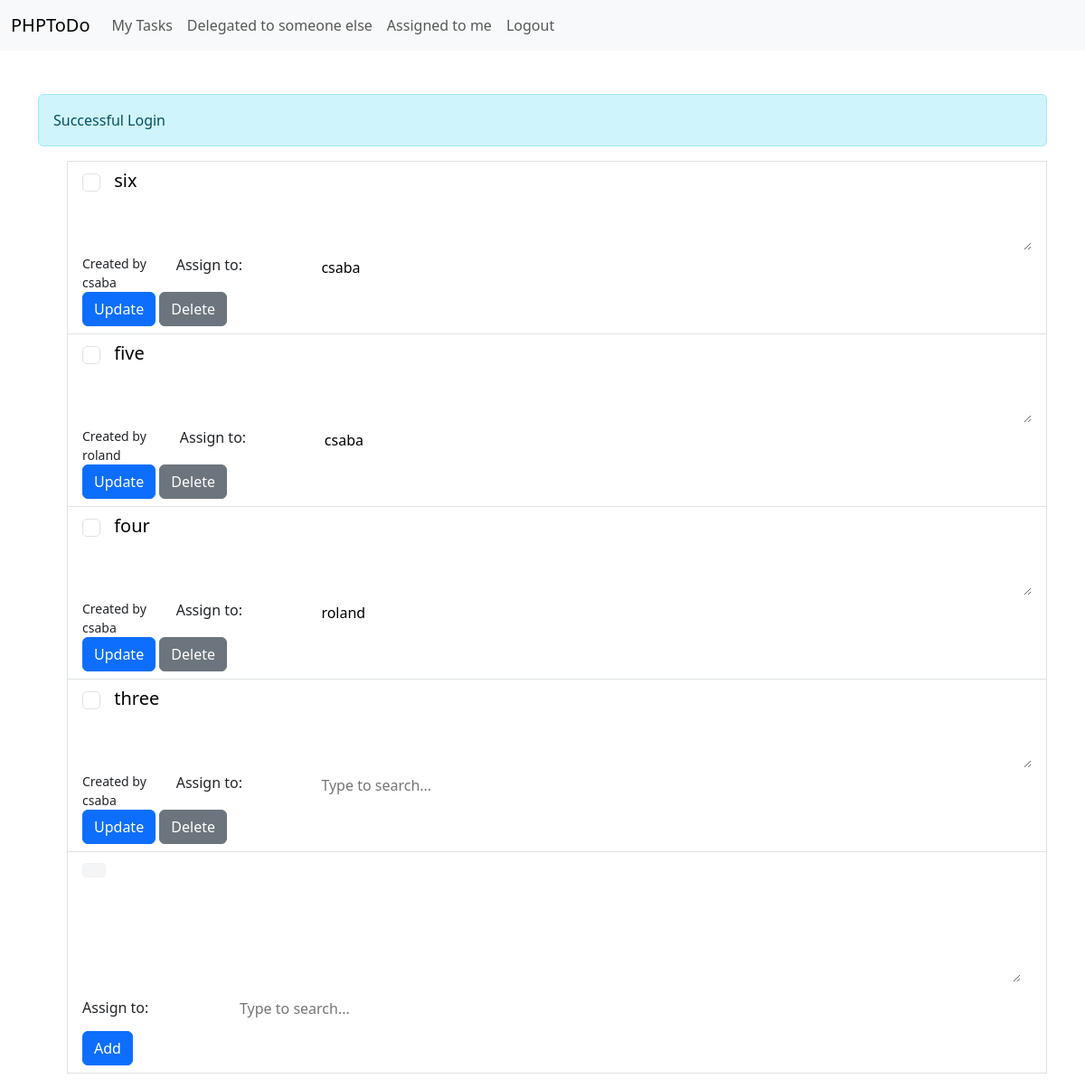
Before: / (signed in) with the older database file.
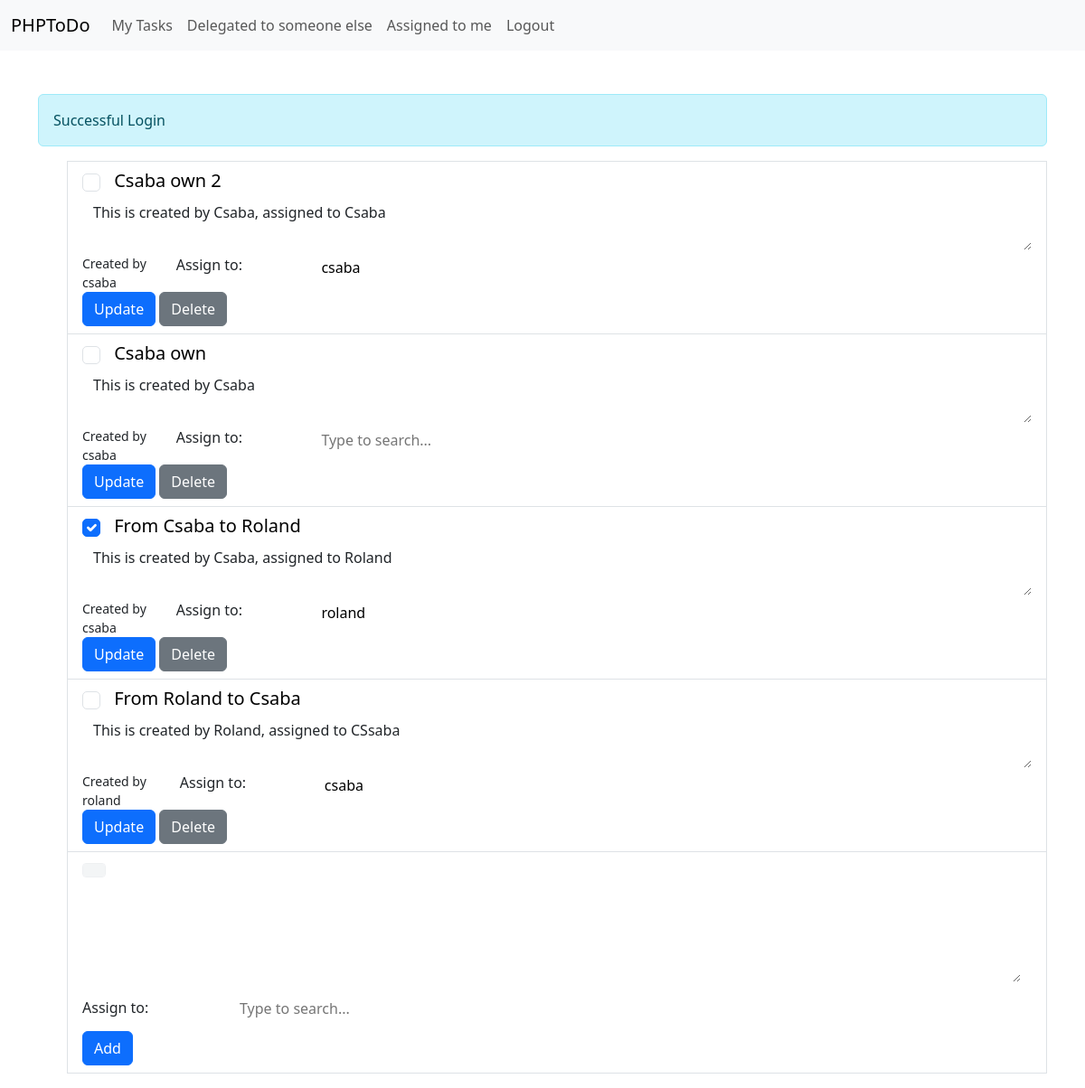
After: the same page with the newer database file.
### tables this page shows
CREATE TABLE "tasks"
(
    id               integer           not null
        constraint tasks_pk
            primary key autoincrement,
    title            TEXT              not null,
    description      TEXT,
    status           integer default 0 not null,
    creator_user_id  integer           not null
        constraint tasks_owner_user_fk
            references users
            on update cascade on delete set null,
    assigned_user_id integer
        constraint tasks_assigned_user_fk
            references users
            on update cascade on delete set null
);

CREATE TABLE "users"
(
    username TEXT    not null,
    id       integer not null
        constraint id
            primary key autoincrement,
    password TEXT    not null
);

### src/controllers/TaskListController.php (called while the page is built, shortened)
<?php
class TaskListController {
  function home(): void {
    $task_list = new TaskList();
    $tasks = $task_list->getCurrentUsersTasks();
    $users = new UserList()->getAll();
    include 'src/views/tasks.php';
  }
}

### src/Router.php (called while the page is built, shortened)
<?php
class Router {
  private array $routes = [];
  function add($method, $path, $controller, $action): void {
    $this->routes[$method][$path] = [$controller, $action];
  }
  function resolve(): string {
    $method = $_SERVER['REQUEST_METHOD'];
    $path = $_SERVER['REQUEST_URI'] ?? '/';
    $path = explode('?', $path)[0];
    $callback = $this->routes[$method][$path] ?? NULL;
    $controller = NULL;
    if ($callback) {
      $controller = new $callback[0]();
    }
    if ($controller) {
      $controller->{$callback[1]}();
      return ob_get_clean();
    }
    return '';
  }
}

### src/Database.php (called while the page is built, shortened)
<?php
class Database {
  private $pdo;
  function __construct() {
    try {
      $this->pdo = new PDO("sqlite:".self::DB_FILE);
      $this->pdo->setAttribute(PDO::ATTR_ERRMODE, PDO::ERRMODE_EXCEPTION);
    } catch (PDOException $exception) {
      die("Connection failed: " . $exception->getMessage());
    }
  }
  function query($query, $params = []) {
    $statement = $this->pdo->prepare($query);
    foreach ($params as $key => $value) {
      $statement->bindValue($key, $value);
    }
    $statement->execute();
    return $statement->fetchAll(PDO::FETCH_ASSOC);
  }
}

### src/models/BaseList.php (called while the page is built, shortened)
<?php
abstract class BaseList {
  function __construct() {
    $this->db = new Database();
  }
}

### src/models/TaskList.php (called while the page is built, shortened)
<?php
class TaskList extends BaseList {
  function getCurrentUsersTasks($pageSize = 100, $pageNumber = 1): array {
    $query = 'SELECT id, title, description, status, creator_user_id, assigned_user_id FROM tasks WHERE creator_user_id = :user_id OR assigned_user_id = :user_id ORDER BY id DESC LIMIT :limit OFFSET :offset';
    $results = $this->db->query($query, [
      'user_id' => Session::currentUser()->id,
      'limit' => $pageSize,
      'offset' => $pageNumber - 1
    ]);
    return $this->processQueryResults($results);
  }
  protected function processQueryResults($results): array {
    $return = [];
    $user_list = new UserList();
    foreach ($results as $task) {
      $return[] = new Task($task['id'], $task['title'], $task['description'], $user_list->getById($task['creator_user_id']), $user_list->getById($task['assigned_user_id']), $task['status']);
    }
    return $return;
  }
}

### src/Session.php (called while the page is built, shortened)
<?php
class Session {
  static public function isLoggedIn() {
    return isset($_SESSION['user_id']);
  }
  public static function currentUser(): User {
    $user_id = $_SESSION['user_id'];
    return new User($user_id);
  }
}

### src/models/User.php (called while the page is built, shortened)
<?php
class User {
  protected $username;
  function __construct($id, $username = '', $password = '') {
    $this->id = $id;
    $this->username = $username;
  }
  function getUsername(): string {
    return $this->username;
  }
}

### src/models/UserList.php (called while the page is built, shortened)
<?php
class UserList extends BaseList {
  function getById($id): ?User {
    $query = 'SELECT id, username, password FROM users WHERE id = :id';
    $users = $this->db->query($query, [':id' => $id]);
    if (count($users) > 0) {
      return new User($users[0]['id'], $users[0]['username'], $users[0]['password']);
    }
    return null;
  }
  function getAll(): array {
    $query = 'SELECT id, username FROM users ORDER BY id DESC';
    $result = $this->db->query($query);
    $users = [];
    foreach ($result as $user) {
      $users[] = new User($user['id'], $user['username']);
    }
    return $users;
  }
}

### src/models/Task.php (called while the page is built, shortened)
<?php
class Task {
  protected ?int $id;
  protected string $title;
  protected ?string $description;
  protected int $status;
  protected ?User $creator;
  protected ?User $assignee;
  function __construct(?int $id, string $title, ?string $description,  ?User $creator, ?User $assignee = null, int $status = 0) {
    $this->id = $id;
    $this->title = $title;
    $this->description = $description;
    $this->status = $status;
    $this->creator = $creator;
    $this->assignee = $assignee;
  }
  public function getId(): int {
    return $this->id;
  }
  public function getTitle(): string {
    return htmlspecialchars($this->title);
  }
  public function getDescription(): ?string {
    if ($this->description == null) return '';
    return htmlspecialchars($this->description);
  }
  public function getCreator(): User {
    return $this->creator;
  }
  public function getAssignee(): ?User {
    return $this->assignee;
  }
  public function getStatus(): int {
    return $this->status;
  }
}

### src/views/tasks.php (the view, shortened to what this page needs)
<div class="list-group">
    <ul>
      <?php foreach ($tasks as $task): ?>
          <li href="#" class="list-group-item list-group-item-action">
              <form id="task-id-<?= $task->getId(); ?>" action="/task"
                    method="post">
                  <div class="d-flex w-100 row">
                      <h5 class="mb-1">
                          <input class="form-check-input me-2"
                                 type="checkbox" value="1"
                            <?php if ($task->getStatus() === 1): echo 'checked'; endif; ?>
                                 id="status"
                                 name="status">
                          <input type="text"
                                 name="title"
                                 class="border-0 col-sm-10"
                                 required
                                 value="<?php echo $task->getTitle(); ?>">
                      </h5>
                  </div>
                  <p class="mb-1"><textarea
                              type="text"
                              name="description"
                              class="border-0 form-control"
                              rows="2"><?php echo $task->getDescription(); ?></textarea>
                  </p>
                  <div class="d-flex w-100 justify-content-between">
                      <small>Created by <?php echo $task->getCreator()
                          ->getUsername() ?></small>
                      <div class="input-group mb-1 row">
                          <label for="assignee" class="col-sm-2">Assign to: </label>
                          <input class="form-label border-0 col-sm-10"
                                 list="assigneeOptions"
                                 name="assignee" id="assignee"
                                 placeholder="Type to search..."
                                 value="<?php if ($task->getAssignee()) echo $task->getAssignee()->getUsername(); ?>">
                      </div>
                  </div>
                  <button class="btn btn-primary">Update</button>
                  <button class="btn btn-secondary" name="delete" value="true">Delete</button>
              </form>
          </li>
      <?php endforeach; ?>
        <li class="list-group-item list-group-item-action">
            <form action="/tasks" method="post">
                <div class="row mb-3">
                    <div class="col-sm-1">
                        <input class="form-check-input form-control"
                               type="checkbox" value=""
                               disabled
                               id="completed">
                    </div>
                    <div class="col-sm-11">
                        <input type="text"
                               name="title"
                               class="border-0 form-control"
                               required
                               value="">
                    </div>
                </div>
                <div class="mb-3 d-flex w-100 row">
                    <textarea
                            type="text"
                            name="description"
                            class="border-0 form-control col-sm-11"
                            rows="3"></textarea>
                </div>
                <div class="input-group mb-1 row">
                    <label for="assignee" class="col-sm-2">Assign to: </label>
                    <input class="form-label border-0 col-sm-10"
                           list="assigneeOptions"
                           name="assignee" id="assignee"
                           placeholder="Type to search...">
                </div>
                <div class="w-100">
                    <button class="btn btn-primary">Add</button>
                </div>
            </form>
        </li>
    </ul>
</div>

### src/FlashMessages.php (shortened to what this page needs)
<?php
class FlashMessages {
  static function get(): array {
    return $_SESSION['flash_messages'] ?? [];
  }
  static function retrieve(): string {
    $messages = '';
    foreach (self::get() as $message) {
      $messages .= "<div class='alert alert-info'>$message</div>";
    }
    return $messages;
  }
}

### index.php (shortened to what this page needs)
<?php
require_once 'src/Database.php';
require_once 'src/FlashMessages.php';
require_once 'src/Router.php';
require_once 'src/Session.php';
require_once 'src/controllers/TaskListController.php';
require_once 'src/models/BaseList.php';
require_once 'src/models/UserList.php';
require_once 'src/models/User.php';
require_once 'src/models/TaskList.php';
require_once 'src/models/Task.php';
$router = new Router();
$router->add('GET', '/', TaskListController::class, 'home');
$router->add('GET', '/delegated', TaskListController::class, 'delegated');
$router->add('GET', '/assigned', TaskListController::class, 'assigned');
$router->add('POST', '/tasks', TaskListController::class, 'create');
$router->add('POST', '/task', TaskListController::class, 'update');
$router->add('GET', '/login', LoginController::class, 'login_screen');
$router->add('GET', '/logout', LoginController::class, 'logout');
$router->add('POST', '/login', LoginController::class, 'login');
$body = $router->resolve();
$messages = FlashMessages::retrieve();
?>
<!DOCTYPE html>
<html lang="en">
<head>
    <link href="https://cdn.jsdelivr.net/npm/bootstrap@5.3.6/dist/css/bootstrap.min.css"
          rel="stylesheet"
>
</head>
<body>
<nav class="navbar navbar-expand-lg bg-body-tertiary mb-5">
    <div class="container-fluid">
        <a class="navbar-brand" href="/">PHPToDo</a>
        <div class="collapse navbar-collapse" id="navbarSupportedContent">
            <ul class="navbar-nav me-auto mb-2 mb-lg-0">
              <?php if (Session::isLoggedIn()): ?>
                <li class="nav-item">
                    <a class="nav-link" href="/">My Tasks</a>
                </li>
                <li class="nav-item">
                    <a class="nav-link" href="/delegated">Delegated to someone else</a>
                </li>
                <li class="nav-item">
                    <a class="nav-link" href="/assigned">Assigned to me</a>
                </li>
                <li class="nav-item">
                    <a class="nav-link" href="/logout">Logout</a>
                </li>
                <?php endif; ?>
            </ul>
        </div>
    </div>
</nav>
<div class="container">
    <?php print($messages); ?>
</div>
<div class="container">
  <?php print($body); ?>
</div>
</body>
</html>

Changed rows visible on the page:
removed tasks: title "six", assigned_user.username "csaba", assignee "csaba"
removed tasks: title "five", creator_user.username "roland", assignee "csaba"
added tasks: title "Csaba own 2", description "This is created by Csaba, assigned to Csaba", assigned_user.username "csaba", assignee "csaba"
added tasks: title "Csaba own", description "This is created by Csaba", creator_user.username "csaba"
changed tasks: title "four" → "From Csaba to Roland"; description (not shown) → "This is created by Csaba, assigned to Roland"; status "☐" → (not shown)
now on this page (row unchanged): users: status "☑"
changed tasks: title "three" → "From Roland to Csaba"; description (not shown) → "This is created by Roland, assigned to CSsaba"; creator_user.username "csaba" → "roland"; assignee (not shown) → "csaba"
